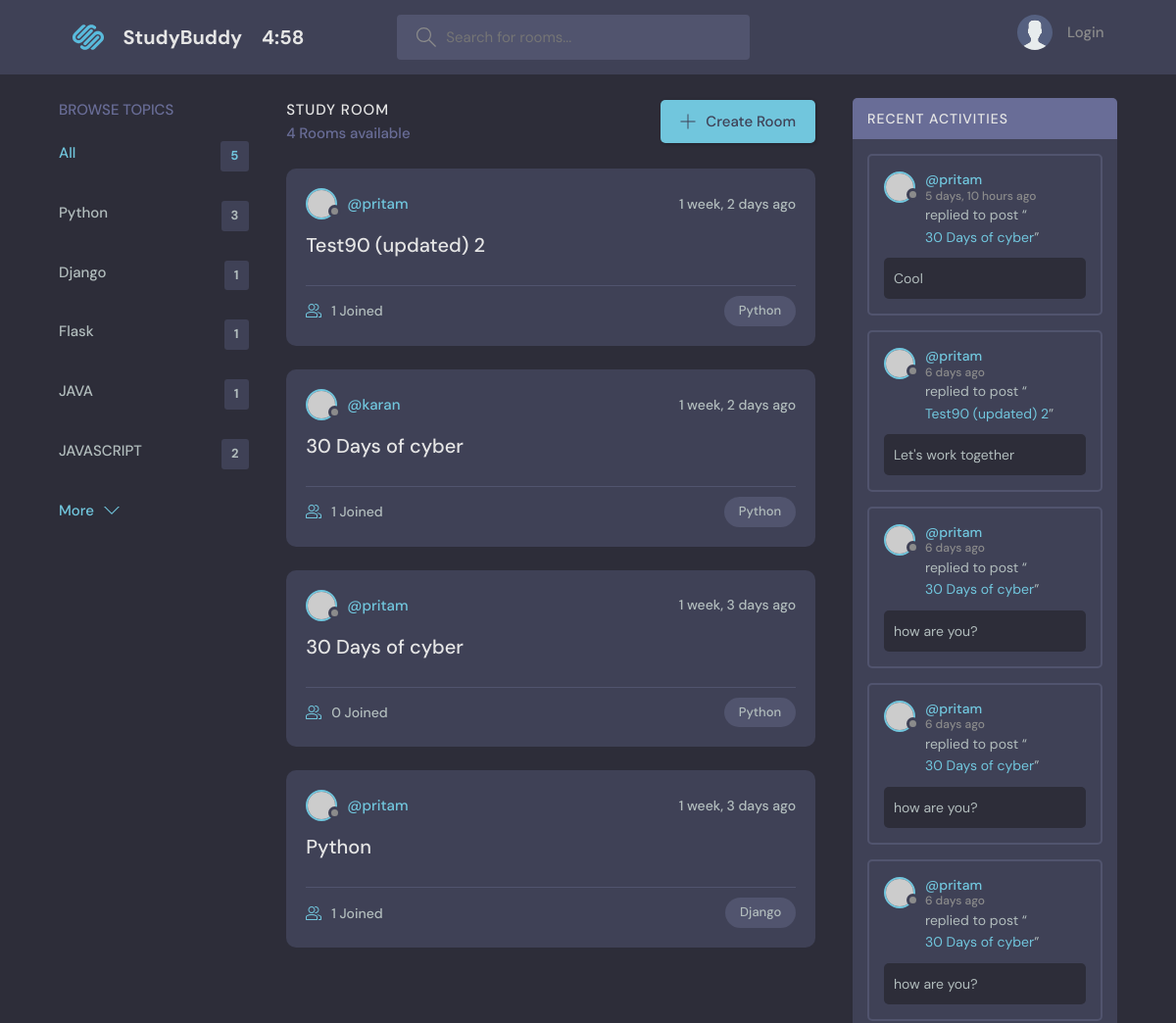
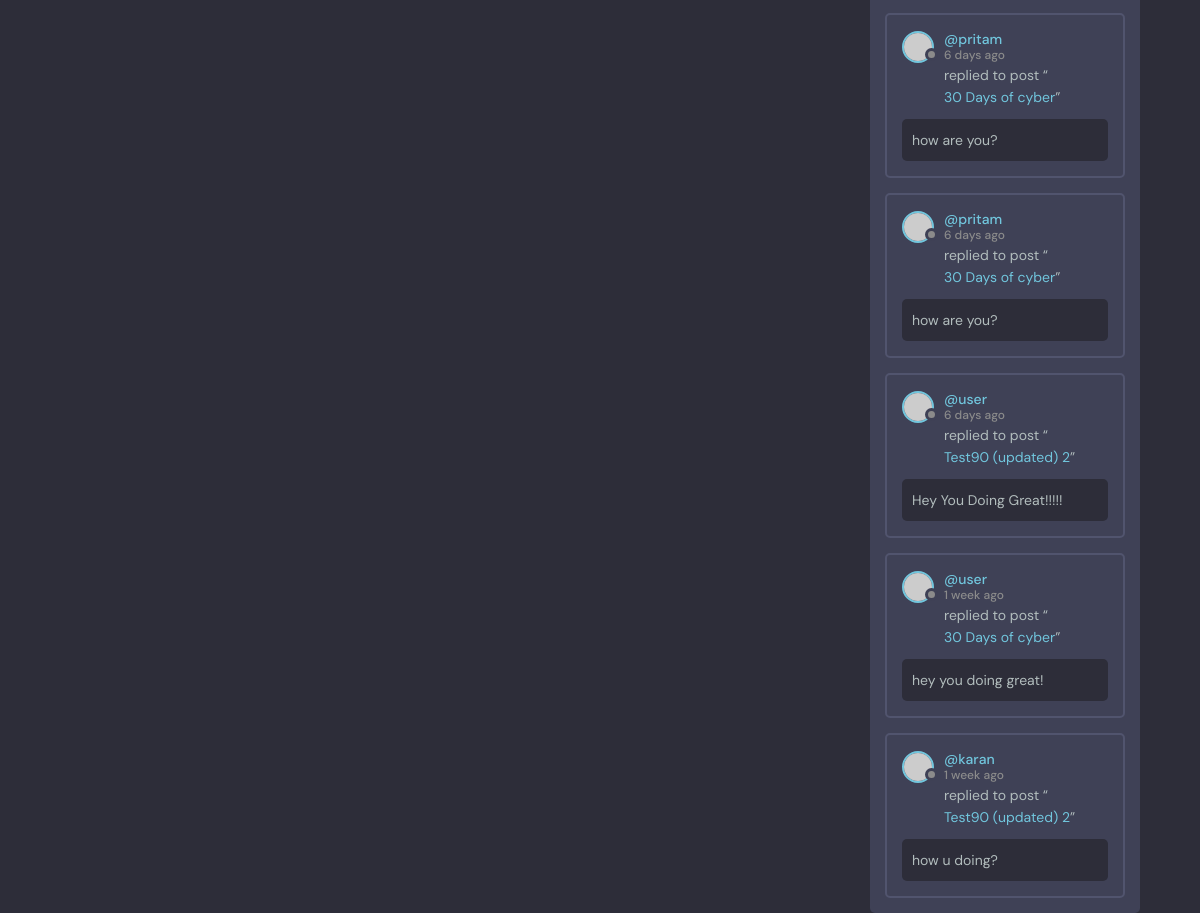
Page /?q=Python on the earlier database version (2 pictures, top to bottom).
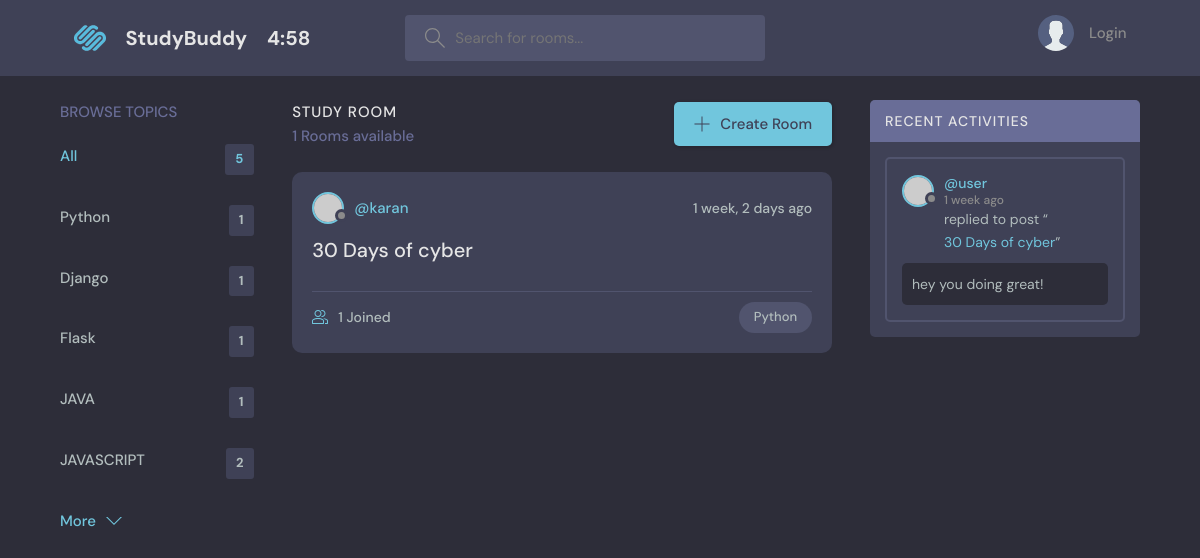
Same page on the later database version.
### base/models.py (models this page shows, shortened)
class Topic(models.Model):
    name = models.CharField(max_length=300)

class Room(models.Model):
    host = models.ForeignKey(User, on_delete=models.SET_NULL, null=True)
    topic = models.ForeignKey(Topic, on_delete=models.SET_NULL, null=True)
    name = models.CharField(max_length=200)
    description = models.TextField(null=True, blank=True)   # description can be blank  & forms cant be blank
    participants = models.ManyToManyField( User, related_name='participants', blank=True )
    updated = models.DateTimeField(auto_now=True)       # save value updated every single time (auto_now)
    created = models.DateTimeField(auto_now_add=True)   # only take timstamp if we save multiple times value never change (auto_now_add)
    class Meta:
        ordering = ['-updated', '-created']
    def __str__(self):
        return self.name

class Message(models.Model):
    user = models.ForeignKey(User, on_delete=models.CASCADE)
    room = models.ForeignKey(Room, on_delete=models.CASCADE)
    body = models.TextField()
    updated = models.DateTimeField(auto_now=True)
    created = models.DateTimeField(auto_now_add=True)
    class Meta:
        ordering = ['-updated', '-created']

### base/views.py (the view)
# urls.py: path('',views.home, name='home'),
def home(request):
    q = request.GET.get('q') if request.GET.get('q') != None else ''
    rooms = Room.objects.filter(
        Q (topic__name__icontains=q,) |
        Q (name__icontains=q) |
        Q (description__icontains=q)
        )
    topics = Topic.objects.all()[0:5]
    room_count = rooms.count()
    room_messages = Message.objects.filter(Q(room__topic__name__icontains=q))
    context = {'rooms': rooms, 'topics': topics, 'room_count': room_count, 'room_messages': room_messages}
    return render(request, 'base/home.html', context)

### base/templates/base/home.html (shortened to what this page needs)
{% extends 'main.html' %}
{% block content %}
<main class="layout layout--3">
    <div class="container">
        {% include 'base/topics.html' %}
        <div class="roomList">
            <div class="roomList__header">
                <div>
                    <h2>Study Room</h2>
                    <p>{{room_count}} Rooms available</p>
                </div>
                <a class="btn btn--main" href="{% url 'create-room' %}">
                    <svg version="1.1" xmlns="http://www.w3.org/2000/svg" width="32" height="32" viewBox="0 0 32 32">
                        <title>add</title>
                        <path
                            d="M16.943 0.943h-1.885v14.115h-14.115v1.885h14.115v14.115h1.885v-14.115h14.115v-1.885h-14.115v-14.115z">
                        </path>
                    </svg>
                    Create Room
                </a>
            </div>
            {% include 'base/feed.html' %}
        </div>
        {% include 'base/activity.html' %}
    </div>
</main>
{% endblock content %}

### base/templates/base/topics.html
<div class="topics">
    <div class="topics__header">
        <h2>Browse Topics</h2>
    </div>
    <ul class="topics__list">
        <li>
            <a href="{% url 'home' %}" class="active"> All <span>{{topics.count}}</span></a>
        </li>
        {% for topic in topics %}
        <li>
            <a href="{% url 'home' %}?q={{topic.name}}">{{topic.name}}<span>{{topic.room_set.all.count}}</span></a>
        </li>
        {% endfor %}
    </ul>
    <a class="btn btn--link" href="{% url 'home' %}">
        More
        <svg version="1.1" xmlns="http://www.w3.org/2000/svg" width="32" height="32" viewBox="0 0 32 32">
            <title>chevron-down</title>
            <path d="M16 21l-13-13h-3l16 16 16-16h-3l-13 13z"></path>
        </svg>
    </a>
</div>

### base/templates/base/feed.html (shortened to what this page needs)
{% for room in rooms %}
<div class="roomListRoom">
    <div class="roomListRoom__header">
        <a href="{% url 'user-profile' room.host.id %}" class="roomListRoom__author">
            <div class="avatar avatar--small">
                <img src="https://randomuser.me/api/portraits/women/11.jpg" />
            </div>
            <span>@{{room.host.username}}</span>
        </a>
        <div class="roomListRoom__actions">
            <span>{{room.created | timesince}} ago</span>
        </div>
    </div>
    <div class="roomListRoom__content">
        <a href="{% url 'room' room.id %}">{{room.name}}</a>
    </div>
    <div class="roomListRoom__meta">
        <a href="{% url 'room' room.id %}" class="roomListRoom__joined">
            {{room.participants.all.count}} Joined
        </a>
        <p class="roomListRoom__topic">{{room.topic.name}}</p>
    </div>
</div>
{% endfor %}

### base/templates/base/activity.html (shortened to what this page needs)
<div class="activities">
    <div class="activities__header">
        <h2>Recent Activities</h2>
    </div>
    {% for message in room_messages %}
    <div class="activities__box">
        <div class="activities__boxHeader roomListRoom__header">
            <a href="{% url 'user-profile' message.user.id %}" class="roomListRoom__author">
                <div class="avatar avatar--small">
                    <img src="https://randomuser.me/api/portraits/women/11.jpg" />
                </div>
                <p>
                    @{{message.user}}
                    <span>{{message.created | timesince }} ago</span>
                </p>
            </a>
        </div>
        <div class="activities__boxContent">
            <p>replied to post “<a href="{% url 'room' message.room.id %}">{{message.room}}</a>”</p>
            <div class="activities__boxRoomContent">
                {{message.body}}
            </div>
        </div>
    </div>
    {% endfor %}
</div>

Differences in the rows shown:
removed Room: host.username "pritam", created "1 week, 2 days", name "Test90 (updated) 2", participants.all.count "1", topic.name "Python"
removed Room: host.username "pritam", created "1 week, 3 days", name "30 Days of cyber", participants.all.count "0", topic.name "Python"
removed Room: host.username "pritam", created "1 week, 3 days", name "Python", participants.all.count "1", topic.name "Django"
removed Message: user "pritam", created "5 days, 10 hours", room "30 Days of cyber", body "Cool"
removed Message: user "pritam", created "6 days", room "Test90 (updated) 2", body "Let's work together"
removed Message: user "pritam", created "6 days", room "30 Days of cyber", body "how are you?"
removed Message: user "pritam", created "6 days", room "30 Days of cyber", body "how are you?"
removed Message: user "pritam", created "6 days", room "30 Days of cyber", body "how are you?"
removed Message: user "pritam", created "6 days", room "30 Days of cyber", body "how are you?"
removed Message: user "pritam", created "6 days", room "30 Days of cyber", body "how are you?"
removed Message: user "user", created "6 days", room "Test90 (updated) 2", body "Hey You Doing Great!!!!!"
removed Message: user "karan", created "1 week", room "Test90 (updated) 2", body "how u doing?"
computed for Topic "Python": room_set.all.count "3" → "1"
Other differences:
{{ room_count }}: "4" → "1"
